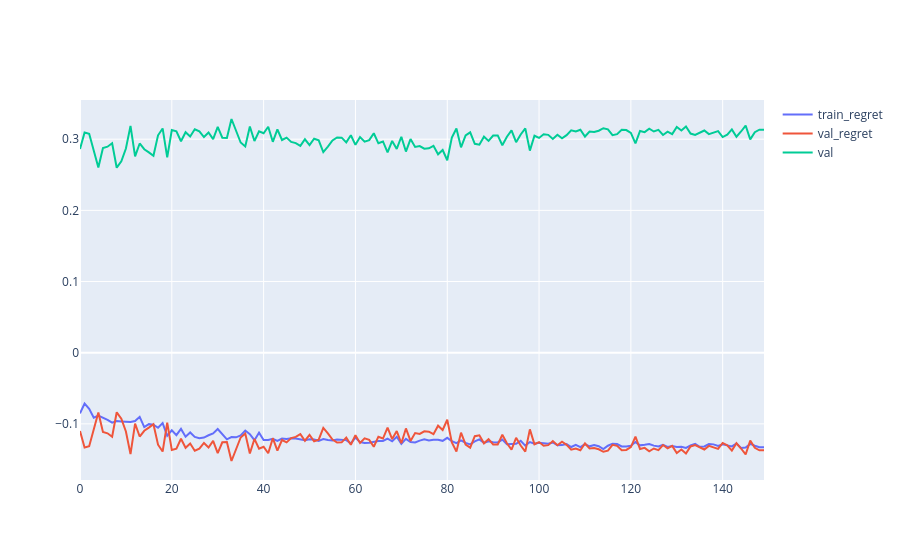

Here is the notebook cell this chart was saved with:
### Code cell
s_train_regret = (df_pareto[[('train', 'mean_regret'), ('gen','')]]).groupby('gen').agg('mean').iloc[:,0]
s_val_regret = (df_pareto[[('val', 'mean_regret'), ('gen','')]]).groupby('gen').agg('mean').iloc[:,0]
s_val= (df_pareto[[('val', 'mean'), ('gen','')]]).groupby('gen').agg('mean').iloc[:,0]
fig = go.Figure()
fig.add_trace(go.Scatter(x = s_train_regret.index.values, y = s_train_regret.values, name = 'train_regret'))
fig.add_trace(go.Scatter(x = s_val_regret.index, y = s_val_regret.values, name = 'val_regret'))
fig.add_trace(go.Scatter(x = s_val.index, y = s_val.values, name = 'val'))
fig.show()

### Figure 1 — Plotly figure (JSON) as saved in the notebook; plotly's stock layout.template omitted (floating-point values rounded to 4 significant figures; data arrays with more than 128 entries replaced by an {"elided": "..."} marker saying what was removed)
{"data": [{"name": "train_regret", "type": "scatter", "x": {"elided": "150 int values"}, "y": {"elided": "150 float values"}}, {"name": "val_regret", "type": "scatter", "x": {"elided": "150 int values"}, "y": {"elided": "150 float values"}}, {"name": "val", "type": "scatter", "x": {"elided": "150 int values"}, "y": {"elided": "150 float values"}}], "layout": {}}
